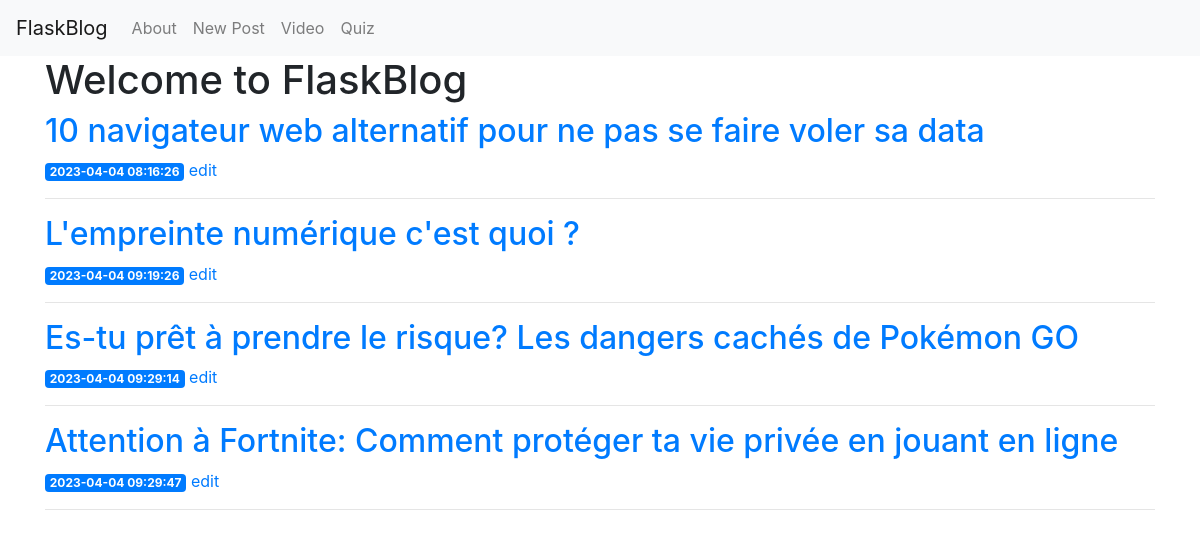
The page / on the database its author committed.
### tables this page shows
CREATE TABLE posts (
    id INTEGER PRIMARY KEY AUTOINCREMENT,
    created TIMESTAMP NOT NULL DEFAULT CURRENT_TIMESTAMP,
    title TEXT NOT NULL,
    content TEXT NOT NULL
);

### routes.py (the view)
@app.route('/')
def index():
    conn = get_db_connection()
    posts = conn.execute('SELECT * FROM posts').fetchall()
    conn.close()
    return render_template('index.html', posts=posts)

### routes.py (called while the page is built)
def get_db_connection():
    conn = sqlite3.connect('database.db')
    conn.row_factory = sqlite3.Row
    return conn

### templates/index.html
{% extends 'base.html' %}
{% block content %}
    <h1>{% block title %} Welcome to FlaskBlog {% endblock %}</h1>
    {% for post in posts %}
        <a href="{{ url_for('post', post_id = post.id)}}">
            <h2>{{ post['title'] }}</h2>
        </a>
        <span class="badge badge-primary">{{ post['created'] }}</span>
        <a href="{{ url_for('edit', id = post.id)}}">edit</a>
        <hr>
    {% endfor %}
{% endblock %}

### templates/base.html (shortened to what this page needs)
<!doctype html>
<html lang="en">
  <head>
    <link rel="stylesheet" href="https://stackpath.bootstrapcdn.com/bootstrap/4.3.1/css/bootstrap.min.css">
  </head>
  <body>
    <nav class="navbar navbar-expand-md navbar-light bg-light">
        <a class="navbar-brand" href="{{ url_for('index')}}">FlaskBlog</a>
        <div class="collapse navbar-collapse" id="navbarNav">
            <ul class="navbar-nav">
            <li class="nav-item">
                <a class="nav-link" href="{{ url_for('about')}}">About</a>
            </li>
            <li class="nav-item">
                <a class="nav-link" href="{{url_for('create')}}">New Post</a>
            </li>
            <li class="nav-item">
                <a class="nav-link" href="{{url_for('video')}}">Video</a>
            </li>
            <li class="nav-item">
                <a class="nav-link" href="#">Quiz</a>
            </li>
            </ul>
        </div>
    </nav>
    <div class="container">
        {% block content %} {% endblock %}
    </div>
  </body>
</html>

### rows shown on the page
posts: title "10 navigateur web alternatif pour ne pas se faire voler sa data", created "2023-04-04 08:16:26"
posts: title "L'empreinte numérique c'est quoi ?", created "2023-04-04 09:19:26"
posts: title "Es-tu prêt à prendre le risque? Les dangers cachés de Pokémon GO", created "2023-04-04 09:29:14"
posts: title "Attention à Fortnite: Comment protéger ta vie privée en jouant en ligne", created "2023-04-04 09:29:47"
